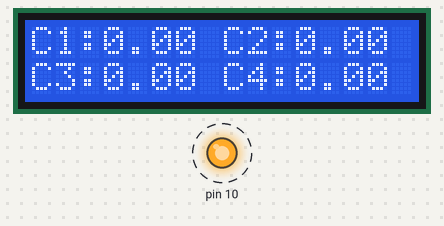
This sketch was run on a simulated Arduino Uno, built with avr-gcc and run on an emulated ATmega328P. Parts: 16×2 character LCD, output pins drawn as LEDs (lit = HIGH). Dashed ring = blinking. What the sketch prints to the serial monitor is not drawn.

Above: at 0.1 s.
Timing chart, 0 to 130.0 s (numbered marks = the images above):
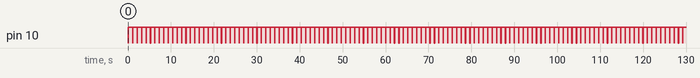

The sketch:

arduino.ino
```cpp
#include "SPI.h"
#include <LiquidCrystal.h>
// SDO - PIN 12
// SDI - PIN 11
#define WRCFG  0x01 //Write Configuration Registers
#define RDCFG  0x02  // Read config
#define RDCV   0x04  // Read cells

#define STCVAD 0x10  // Start all A/D's - poll status
#define RDFLG  0x06 //Read Flags
#define RDTMP  0x08 //Read Temperatures

#define STCDC  0x60 //A/D converter and poll Status
#define STOWAD 0x20 //Start Test - poll status
#define STTMPAD 0x30// Temperature Reading - ALL

#define address 0x80
//Functions
#define TOTAL  4
#define LIMIT 0.01
byte byteTemp;
byte CFGR1 = 0x00;
byte CFGR2 = 0x00;
float cellVolt[TOTAL];

LiquidCrystal lcd(7,6,5,4,3,2);


void setup()
{
pinMode(10,OUTPUT);
pinMode(11,OUTPUT);
pinMode(12,INPUT);
pinMode(13,OUTPUT);
digitalWrite(10, HIGH);
SPI.setBitOrder(MSBFIRST);
SPI.setDataMode(SPI_MODE3);
SPI.setClockDivider(SPI_CLOCK_DIV16);
SPI.begin();
Serial.begin(9600);
//LCD Setup
lcd.begin(16,2);
lcd.setCursor(0,0);
lcd.print("C1: ");
lcd.setCursor(8,0);
lcd.print("C2: ");
lcd.setCursor(0,1);
lcd.print("C3: ");
lcd.setCursor(8,1);
lcd.print("C4: ");
//lcd.print("Hello world!");
writeReg(); //Initial setup
}

void loop()
{
readV();
//Serial.print("Lowest cell: "); Serial.print(lowCell()); Serial.print(" , Value: "); Serial.println(cellVolt[lowCell()-1]);
//Serial.print("Highest cell: "); Serial.print(highCell()); Serial.print(" , Value: "); Serial.println(cellVolt[highCell()-1]);
startBalance();
//delay(2000);
Serial.println(CFGR1,BIN);
lcd.setCursor(3,0);
lcd.print(cellVolt[0]);
lcd.setCursor(11,0);
lcd.print(cellVolt[1]);
lcd.setCursor(3,1);
lcd.print(cellVolt[2]);
lcd.setCursor(11,1);
lcd.print(cellVolt[3]);
delay(1000);
}

void writeReg()
{
 Serial.println("Writing config...");
  digitalWrite(10, LOW);
  SPI.transfer(address);
  SPI.transfer(WRCFG);
  SPI.transfer(0x01);//0
  SPI.transfer(CFGR1);//1
  SPI.transfer(CFGR2);//2
  SPI.transfer(0x00);//3
  SPI.transfer(0x71);//4
  SPI.transfer(0xAB);//5
  digitalWrite(10, HIGH);
}
void readReg()
{
Serial.println("Reading config...");
digitalWrite(10, LOW);
   SPI.transfer(address);
   SPI.transfer(RDCFG);
   for(int i = 0; i < 6; i++)
   {
   byteTemp = SPI.transfer(RDCFG);
   Serial.println(byteTemp, HEX);
   }
  digitalWrite(10, HIGH);
}
void readV()
{
  digitalWrite(10,LOW);
  SPI.transfer(STCVAD);
  delay(20); // wait at least 12ms as per data sheet, p.24
  digitalWrite(10,HIGH);
  byte volt[18];
  digitalWrite(10,LOW);
  SPI.transfer(0x80);
  SPI.transfer(RDCV);
  for(int j = 0; j<18;j++)
  {
  volt[j] = SPI.transfer(RDCV);
  }
  digitalWrite(10,HIGH);
  cellVolt[0] = (((volt[0] & 0xFF) | (volt[1] & 0x0F) << 8)*1.5*0.001);
  cellVolt[1] = (((volt[1] & 0xF0) >> 4 | (volt[2] & 0xFF) << 4)*1.5*0.001);
  cellVolt[2] = (((volt[3] & 0xFF) | (volt[4] & 0x0F) << 8)*1.5*0.001);
  cellVolt[3] = (((volt[4] & 0xF0) >> 4 | (volt[5] & 0xFF) << 4)*1.5*0.001);
  Serial.println(cellVolt[0]);
  Serial.println(cellVolt[1]);
  Serial.println(cellVolt[2]);
  Serial.println(cellVolt[3]);
  Serial.println("--------------------");
}

int startBalance()
{
 CFGR1 = 0x00;
 CFGR2 = 0x00;
 int low = lowCell();
 for(int i = 1; i < TOTAL+1; i++)
 {
 if(i != low)
 {
 balanceCell(i);//set each cell individually; discharge if not lowest cell
 }
 }
 Serial.println(CFGR1,BIN);
 Serial.println(CFGR2,BIN);
 writeReg();

}

int balanceCell(int x)
{
  double diff = cellVolt[x-1] - cellVolt[lowCell()-1]; //check the difference between current cell and lowestCell
  if(x <= 8 && diff > 0.03)   //discharge if difference more than 0.03V
  {
  CFGR1 += 0x01<<(x-1);
  }
  if(x <= 8 && diff <= 0.03)
  {
  CFGR1 += 0x00<<(x-1);
  }
  if(x > 8 && diff > 0.03)
  {
  CFGR2 += 0x01<<(x-9);
  }
  if(x > 8 && diff <= 0.03)
  {
  CFGR2 += 0x00<<(x-9);
  }

}

int highCell() //find highest voltage cell value
{
  int num = 0;
  float cellTemp = 0;
  for(int i = 0; i < TOTAL;)
  {
    if(cellVolt[i] > cellTemp)
    {
      cellTemp = cellVolt[i];
      num = i+1;
    }
    i++;
  }
  return num;
}

int lowCell() //find lowest cell value
{
  int num = 0;
  float cellTemp = 5;
  for(int i = 0; i < TOTAL;)
  {
    if(cellVolt[i] < cellTemp)
    {
      cellTemp = cellVolt[i];
      num = i+1;
    }
    i++;
  }
  return num;
}
```

Measured:
- by itself, pin 10: alternates HIGH for 1.0 s and LOW for 0.02 s
